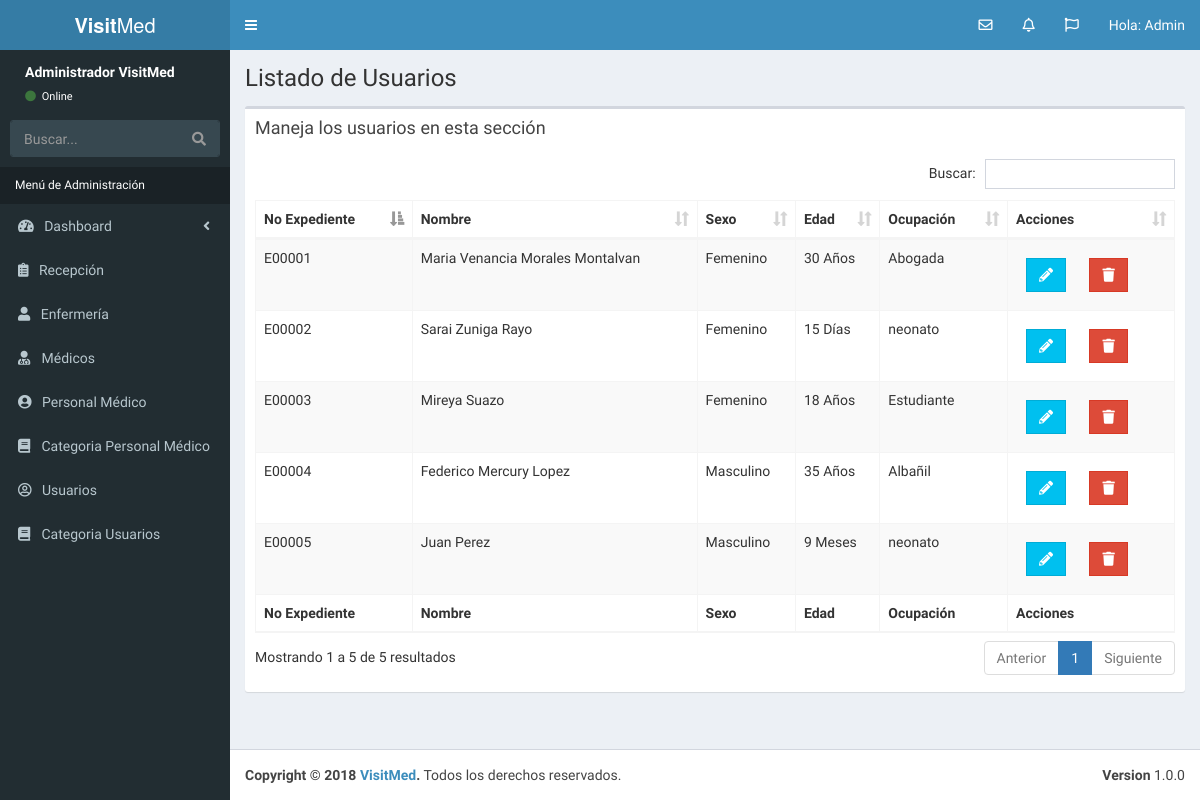
/lista_ficha_paciente.php (signed in), run on the app's committed database.
### tables this page shows
CREATE TABLE `datos_paciente` (
  `id_paciente` int(10) NOT NULL,
  `numero_expediente` varchar(60) NOT NULL,
  `primer_apellido_paciente` varchar(60) NOT NULL,
  `segundo_apellido_paciente` varchar(60) NOT NULL,
  `nombre_paciente` varchar(120) NOT NULL,
  `sexo_paciente` varchar(60) NOT NULL,
  `fecha_nacimiento_paciente` date NOT NULL,
  `edad_paciente` int(10) NOT NULL,
  `unidad_tiempo` tinyint(10) NOT NULL,
  `estado_civil` tinyint(10) NOT NULL,
  `documento_legal_identidad` varchar(60) NOT NULL,
  `numero_documento` varchar(60) NOT NULL,
  `ocupacion_paciente` varchar(60) NOT NULL,
  `direccion_paciente` text NOT NULL,
  `telefono_paciente` int(20) NOT NULL,
  `editado` datetime NOT NULL
);

CREATE TABLE `unidad_tiempo` (
  `id_unidad_tiempo` tinyint(10) NOT NULL,
  `descripcion_tiempo` varchar(60) NOT NULL
);

### lista_ficha_paciente.php (the view, shortened to what this page needs)
<?php
      include_once 'funciones/funciones.php';
      include_once 'templates/header.php';
      include_once 'templates/barra.php';
      include_once 'templates/navegacion.php';
?>
  <div class="content-wrapper">
    <section class="content-header">
          <h1>
            Listado de Usuarios
          </h1>
    </section>
   <section class="content">
      <div class="row">
        <div class="col-xs-12">
          <div class="box">
            <div class="box-header">
              <h3 class="box-title">Maneja los usuarios en esta sección</h3>
            </div>
            <div class="box-body">
              <table id="registros" class="table table-bordered table-striped">
                <thead>
                <tr>
                  <th>No Expediente</th>
                  <th>Nombre</th>
                  <th>Sexo</th>
                  <th>Edad</th>
                  <th>Ocupación</th>
                  <th>Acciones</th>
                </tr>
                </thead>
                <tbody>
                    <?php
                     try {
                        $sql = "SELECT numero_expediente, primer_apellido_paciente, segundo_apellido_paciente, nombre_paciente, sexo_paciente, edad_paciente, descripcion_tiempo, ocupacion_paciente, id_paciente  ";
                        $sql .= " FROM datos_paciente ";
                        $sql .= " INNER JOIN unidad_tiempo ";
                        $sql .= " ON datos_paciente.unidad_tiempo=unidad_tiempo.id_unidad_tiempo ";
                        $sql .= " ORDER BY numero_expediente";
                        $resultado = $conn->query($sql);
                     } catch (Exception $e) {
                        $error = $e->getMessage();
                        echo $error;
                     }
                     while($ficha_paciente = $resultado->fetch_assoc() ) { ?>
                          <tr>
                              <td><?php echo $ficha_paciente['numero_expediente']; ?></td>
                              <td><?php echo $ficha_paciente['nombre_paciente'] . " " . $ficha_paciente['primer_apellido_paciente'] . " " . $ficha_paciente['segundo_apellido_paciente']; ?></td>
                              <td><?php echo $ficha_paciente['sexo_paciente']; ?></td>
                              <td><?php echo $ficha_paciente['edad_paciente'] . " " . $ficha_paciente['descripcion_tiempo'];  ?></td>
                              <td><?php echo $ficha_paciente['ocupacion_paciente']; ?></td>
                              <td>
                                <a href="editar_ficha_paciente.php?id=<?php echo $ficha_paciente['id_paciente']; ?>" class="btn btn-info btn-flat margin ">
                                    <i class="fas fa-pencil-alt"></i>
                                </a>
                                <a href="#" data-id="<?php echo $ficha_paciente['id_paciente']; ?>" data-tipo="ficha_paciente" class="btn btn-danger btn-flat margin borrar_registro">
                                    <i class="fa fa-trash"></i>
                                </a>
                              </td>
                          </tr>
                     <?php } ?>
                </tbody>
                <tfoot>
                <tr>
                  <th>No Expediente</th>
                  <th>Nombre</th>
                  <th>Sexo</th>
                  <th>Edad</th>
                  <th>Ocupación</th>
                  <th>Acciones</th>
                </tr>
                </tfoot>
              </table>
            </div>
          </div>
        </div>
      </div>
    </section>
  </div>
  <?php
        include_once 'templates/footer.php';
  ?>

### templates/header.php (shortened to what this page needs)
<!DOCTYPE html>
<html>
<head>
  <link rel="stylesheet" href="css/bootstrap.min.css">
  <link rel="stylesheet" href="css/select2.min.css">
  <link rel="stylesheet" href="css/font-awesome.min.css">
  <link rel="stylesheet" href="css/ionicons.min.css">
  <link rel="stylesheet" href="css/dataTables.bootstrap.min.css">
  <link rel="stylesheet" href="css/bootstrap-datepicker.min.css">
  <link rel="stylesheet" href="css/bootstrap-timepicker.min.css">
  <link rel="stylesheet" href="css/AdminLTE.min.css">
  <link rel="stylesheet" href="css/skins/_all-skins.min.css">
  <link rel="stylesheet" href="css/sweetalert2.all.min.css">
  <link rel="stylesheet" href="css/admin.css">
  <link rel="stylesheet" href="https://use.fontawesome.com/releases/v5.4.2/css/all.css">
</head>

### templates/barra.php (shortened to what this page needs)
<body class="hold-transition skin-blue sidebar-mini">
<div class="wrapper">
  <header class="main-header">
    <a href="#" class="logo">
      <span class="logo-lg"><b>Visit</b>Med</span>
    </a>
    <nav class="navbar navbar-static-top">
      <a href="#" class="sidebar-toggle" data-toggle="push-menu" role="button">
      </a>
      <div class="navbar-custom-menu">
        <ul class="nav navbar-nav">
                            <li class="dropdown messages-menu">
                              <a href="#" class="dropdown-toggle" data-toggle="dropdown">
                                <i class="far fa-envelope"></i>
                              </a>
                            </li>
                            <li class="dropdown notifications-menu">
                              <a href="#" class="dropdown-toggle" data-toggle="dropdown">
                                <i class="far fa-bell"></i>
                              </a>
                            </li>
                            <li class="dropdown tasks-menu">
                              <a href="#" class="dropdown-toggle" data-toggle="dropdown">
                                <i class="far fa-flag"></i>
                              </a>
                            </li>
          <li class="dropdown user user-menu">
            <a href="#" class="dropdown-toggle" data-toggle="dropdown">
              <span class="hidden-xs">Hola: Admin</span>
            </a>
          </li>
        </ul>
      </div>
    </nav>
  </header>

### templates/navegacion.php (shortened to what this page needs)
<aside class="main-sidebar">
  <section class="sidebar">
    <div class="user-panel">
      <div class="info">
        <p>Administrador VisitMed</p>
        <a href="#"><i class="fa fa-circle text-success"></i> Online</a>
      </div>
    </div>
    <form action="#" method="get" class="sidebar-form">
      <div class="input-group">
        <input type="text" name="q" class="form-control" placeholder="Buscar...">
        <span class="input-group-btn">
              <button type="submit" name="search" id="search-btn" class="btn btn-flat"><i class="fa fa-search"></i>
              </button>
            </span>
      </div>
    </form>
    <ul class="sidebar-menu" data-widget="tree">
      <li class="header">Menú de Administración</li>
      <li class="treeview">
        <a href="#">
          <i class="fas fa-tachometer-alt"></i>&nbsp;&nbsp; <span>Dashboard</span>
          <span class="pull-right-container">
            <i class="fa fa-angle-left pull-right"></i>
          </span>
        </a>
      </li>
      <li class="treeview">
        <a href="#">
        <i class="fas fa-clipboard-list" aria-hidden="true"></i>&nbsp;&nbsp;
          <span>Recepción</span>
        </a>
      </li>
      <li class="treeview">
        <a href="#">
          <i class="fas fa-user" aria-hidden="true"></i>&nbsp;&nbsp;
          <span>Enfermería</span>
        </a>
      </li>
      <li class="treeview">
        <a href="#">
        <i class="fa fa-user-md" aria-hidden="true"></i>
          <span>Médicos</span>
        </a>
      </li>
      <li class="treeview">
        <a href="#">
          <i class="fas fa-user-circle"></i>&nbsp;&nbsp;
          <span>Personal Médico</span>
        </a>
      </li>
      <li class="treeview">
        <a href="#">
          <i class="fa fa-book"></i>
          <span>Categoria Personal Médico</span>
        </a>
      </li>
      <li class="treeview">
        <a href="#">
          <i class="far fa-user-circle"></i>&nbsp;&nbsp;
          <span>Usuarios</span>
        </a>
      </li>
      <li class="treeview">
        <a href="#">
          <i class="fa fa-book"></i>
          <span>Categoria Usuarios</span>
        </a>
      </li>
    </ul>
  </section>
</aside>

### templates/footer.php (shortened to what this page needs)
  <footer class="main-footer">
    <div class="pull-right hidden-xs">
      <b>Version</b> 1.0.0
    </div>
    <strong>Copyright &copy; 2018 <a href="#">VisitMed</a>.</strong> Todos los derechos reservados.
  </footer>
  </div>
</body>
</html>

### css/admin.css (style rules this page uses)
.user-panel { height: 60px; }
.user-panel>.info { position: relative; left: auto; }
.skin-blue .sidebar-menu>li.header { color: white; }

### data on the page
datos_paciente: numero_expediente "E00001", nombre_paciente "Maria Venancia", primer_apellido_paciente "Morales", segundo_apellido_paciente "Montalvan", sexo_paciente "Femenino", edad_paciente "30", unidad_tiempo.descripcion_tiempo "Años", ocupacion_paciente "Abogada"
datos_paciente: numero_expediente "E00002", nombre_paciente "Sarai", primer_apellido_paciente "Zuniga", segundo_apellido_paciente "Rayo", sexo_paciente "Femenino", edad_paciente "15", unidad_tiempo.descripcion_tiempo "Días", ocupacion_paciente "neonato"
datos_paciente: numero_expediente "E00003", nombre_paciente "Mireya", primer_apellido_paciente "Suazo", sexo_paciente "Femenino", edad_paciente "18", unidad_tiempo.descripcion_tiempo "Años", ocupacion_paciente "Estudiante"
datos_paciente: numero_expediente "E00004", nombre_paciente "Federico", primer_apellido_paciente "Mercury", segundo_apellido_paciente "Lopez", sexo_paciente "Masculino", edad_paciente "35", unidad_tiempo.descripcion_tiempo "Años", ocupacion_paciente "Albañil"
datos_paciente: numero_expediente "E00005", nombre_paciente "Juan", primer_apellido_paciente "Perez", sexo_paciente "Masculino", edad_paciente "9", unidad_tiempo.descripcion_tiempo "Meses", ocupacion_paciente "neonato"
